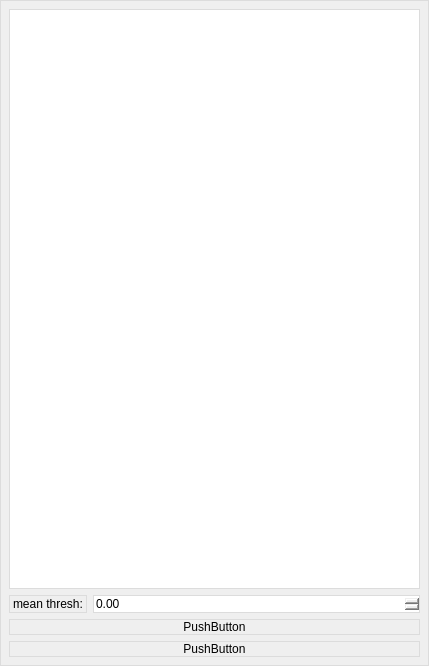
<?xml version="1.0" encoding="UTF-8"?>
<ui version="4.0">
 <class>MyParamsView</class>
 <widget class="QWidget" name="MyParamsView">
  <property name="geometry">
   <rect>
    <x>0</x>
    <y>0</y>
    <width>429</width>
    <height>666</height>
   </rect>
  </property>
  <property name="windowTitle">
   <string>Quectel匠准色选AIBOX工具</string>
  </property>
  <property name="windowIcon">
   <iconset>
    <normaloff>:/file/Resources/quec.png</normaloff>:/file/Resources/quec.png</iconset>
  </property>
  <property name="styleSheet">
   <string notr="true">border: 1px solid rgb(220, 220, 220);</string>
  </property>
  <layout class="QVBoxLayout" name="verticalLayout">
   <property name="spacing">
    <number>6</number>
   </property>
   <property name="leftMargin">
    <number>9</number>
   </property>
   <property name="topMargin">
    <number>9</number>
   </property>
   <property name="rightMargin">
    <number>9</number>
   </property>
   <property name="bottomMargin">
    <number>9</number>
   </property>
   <item>
    <widget class="QListView" name="scores_list"/>
   </item>
   <item>
    <layout class="QHBoxLayout" name="horizontalLayout" stretch="0,1">
     <property name="topMargin">
      <number>0</number>
     </property>
     <item>
      <widget class="QLabel" name="mean_threash_lb">
       <property name="text">
        <string>mean thresh:</string>
       </property>
      </widget>
     </item>
     <item>
      <widget class="QDoubleSpinBox" name="mean_threash_spin"/>
     </item>
    </layout>
   </item>
   <item>
    <widget class="QPushButton" name="save_one_btn">
     <property name="text">
      <string>PushButton</string>
     </property>
    </widget>
   </item>
   <item>
    <widget class="QPushButton" name="save_batch_btn">
     <property name="text">
      <string>PushButton</string>
     </property>
    </widget>
   </item>
  </layout>
 </widget>
 <resources>
  <include location="../resource/Resources.qrc"/>
 </resources>
 <connections/>
</ui>
